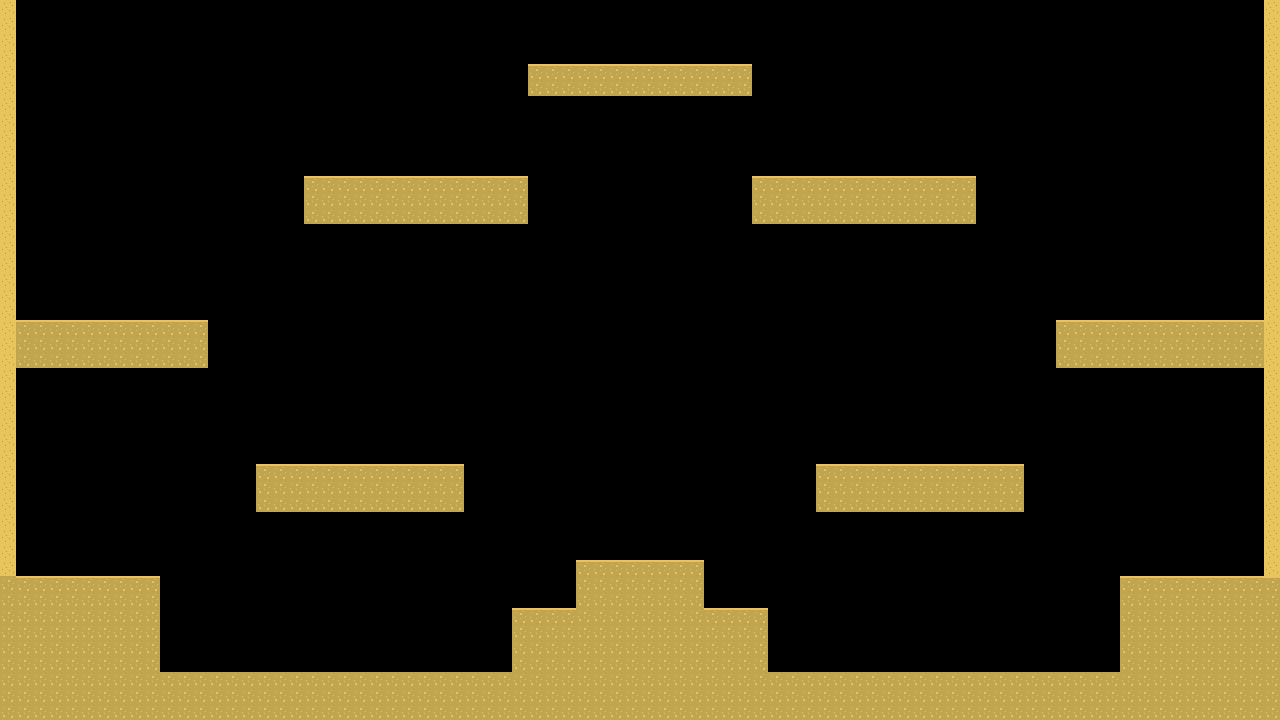

A 2D game scene composited from a Tiled map and its tileset images. What follows is a short description and the map's XML, with each tile layer's data collapsed to a summary:
An orthogonal 80x45 tile map with 16x16 px tiles, 1 tile layer (Tile Layer 1) and 13 objects (6x cactus, 6x weed, tumbleweed).

<map version="1.0" orientation="orthogonal" renderorder="right-down" width="80" height="45" tilewidth="16" tileheight="16">
 <tileset firstgid="1" name="Desert" tilewidth="16" tileheight="16">
  <image source="../Textures/Tilesets/DesertBlocks.png" width="16" height="64" />
 </tileset>
 <layer name="Tile Layer 1" width="80" height="45">
  <data>[3600 cells, 785 non-empty, 3 distinct tile ids]</data>
 </layer>
 <objectgroup name="Object Layer 1">
  <object name="cactus" x="300.288" y="603.318" width="50.7336" height="67.1877">
   <properties>
    <property name="sprite" value="Misc/Cactus.png" />
   </properties>
  </object>
  <object name="tumbleweed" x="951.597" y="638.969" width="32" height="32">
   <properties>
    <property name="sprite" value="Misc/Tumbleweed.png" />
   </properties>
  </object>
  <object name="cactus" x="307.45" y="365.719" width="98.7248" height="95.9824">
   <properties>
    <property name="sprite" value="Misc/Cactus.png" />
   </properties>
  </object>
  <object name="cactus" x="601.947" y="427.807" width="68.5589" height="131.633">
   <properties>
    <property name="sprite" value="Misc/Cactus.png" />
   </properties>
  </object>
  <object name="cactus" x="830.144" y="400.66" width="56.2183" height="56.2183">
   <properties>
    <property name="sprite" value="Misc/Cactus.png" />
   </properties>
  </object>
  <object name="cactus" x="943.952" y="404.773" width="56.2183" height="56.2183">
   <properties>
    <property name="sprite" value="Misc/Cactus.png" />
   </properties>
  </object>
  <object name="cactus" x="813.286" y="124.539" width="56.2183" height="56.2183">
   <properties>
    <property name="sprite" value="Misc/Cactus.png" />
   </properties>
  </object>
  <object name="weed" x="832.305" y="637.598" width="32" height="32">
   <properties>
    <property name="sprite" value="Misc/WeedA.png" />
   </properties>
  </object>
  <object name="weed" x="861.1" y="641.711" width="32" height="32">
   <properties>
    <property name="sprite" value="Misc/WeedA.png" />
   </properties>
  </object>
  <object name="weed" x="885.781" y="636.227" width="32" height="32">
   <properties>
    <property name="sprite" value="Misc/WeedA.png" />
   </properties>
  </object>
  <object name="weed" x="43.0391" y="289.159" width="32" height="32">
   <properties>
    <property name="sprite" value="Misc/WeedA.png" />
   </properties>
  </object>
  <object name="weed" x="75.9473" y="285.046" width="32" height="32">
   <properties>
    <property name="sprite" value="Misc/WeedA.png" />
   </properties>
  </object>
  <object name="weed" x="106.113" y="291.902" width="32" height="32">
   <properties>
    <property name="sprite" value="Misc/WeedA.png" />
   </properties>
  </object>
 </objectgroup>
</map>